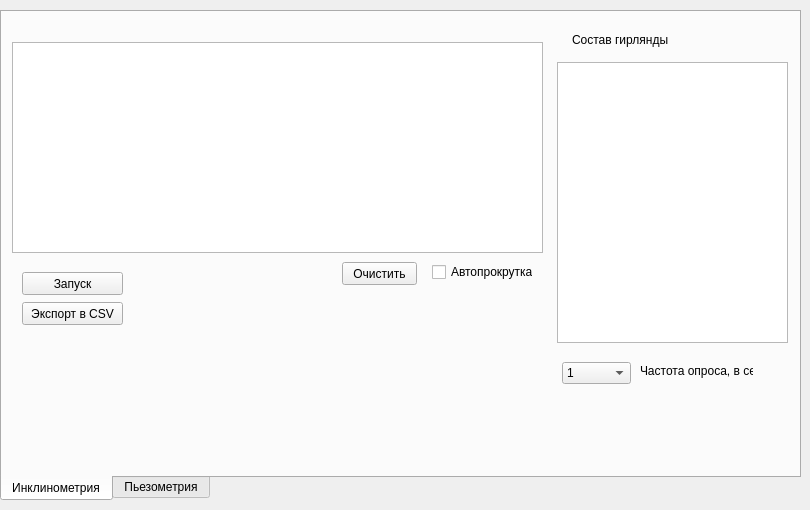
        <widget class="QWidget" name="page_USBDataOnline">
         <widget class="QTabWidget" name="tabWidget_2">
          <property name="geometry">
           <rect>
            <x>0</x>
            <y>10</y>
            <width>801</width>
            <height>491</height>
           </rect>
          </property>
          <property name="tabPosition">
           <enum>QTabWidget::South</enum>
          </property>
          <property name="currentIndex">
           <number>0</number>
          </property>
          <property name="elideMode">
           <enum>Qt::ElideNone</enum>
          </property>
          <widget class="QWidget" name="tab_3">
           <attribute name="title">
            <string>Инклинометрия</string>
           </attribute>
           <widget class="QPushButton" name="pushButton_OnlineData_InklinExport">
            <property name="geometry">
             <rect>
              <x>20</x>
              <y>290</y>
              <width>101</width>
              <height>23</height>
             </rect>
            </property>
            <property name="text">
             <string>Экспорт в CSV</string>
            </property>
           </widget>
           <widget class="QCheckBox" name="checkBox_OnlineData_InklinAutoScroll">
            <property name="geometry">
             <rect>
              <x>430</x>
              <y>250</y>
              <width>101</width>
              <height>20</height>
             </rect>
            </property>
            <property name="text">
             <string>Автопрокрутка</string>
            </property>
           </widget>
           <widget class="QTextBrowser" name="textBrowser_OnlineDataInklin">
            <property name="geometry">
             <rect>
              <x>10</x>
              <y>30</y>
              <width>531</width>
              <height>211</height>
             </rect>
            </property>
           </widget>
           <widget class="QTextBrowser" name="textBrowser_InklinComposition">
            <property name="geometry">
             <rect>
              <x>555</x>
              <y>50</y>
              <width>231</width>
              <height>281</height>
             </rect>
            </property>
           </widget>
           <widget class="QLabel" name="label_49">
            <property name="geometry">
             <rect>
              <x>570</x>
              <y>20</y>
              <width>101</width>
              <height>16</height>
             </rect>
            </property>
            <property name="text">
             <string>Состав гирлянды</string>
            </property>
           </widget>
           <widget class="QPushButton" name="pushButton_OnlineStart">
            <property name="geometry">
             <rect>
              <x>20</x>
              <y>260</y>
              <width>101</width>
              <height>23</height>
             </rect>
            </property>
            <property name="text">
             <string>Запуск</string>
            </property>
           </widget>
           <widget class="QComboBox" name="comboBox_OnlineData_freqreq">
            <property name="geometry">
             <rect>
              <x>560</x>
              <y>350</y>
              <width>69</width>
              <height>22</height>
             </rect>
            </property>
            <item>
             <property name="text">
              <string>1</string>
             </property>
            </item>
            <item>
             <property name="text">
              <string>3</string>
             </property>
            </item>
            <item>
             <property name="text">
              <string>5</string>
             </property>
            </item>
            <item>
             <property name="text">
              <string>10</string>
             </property>
            </item>
           </widget>
           <widget class="QLabel" name="label_42">
            <property name="geometry">
             <rect>
              <x>638</x>
              <y>351</y>
              <width>113</width>
              <height>16</height>
             </rect>
            </property>
            <property name="text">
             <string>Частота опроса, в сек</string>
            </property>
           </widget>
           <widget class="QPushButton" name="pushButton_OnlineDataInklinClear">
            <property name="geometry">
             <rect>
              <x>340</x>
              <y>250</y>
              <width>75</width>
              <height>23</height>
             </rect>
            </property>
            <property name="text">
             <string>Очистить</string>
            </property>
           </widget>
          </widget>
          <widget class="QWidget" name="tab_4">
           <attribute name="title">
            <string>Пьезометрия</string>
           </attribute>
          </widget>
         </widget>
        </widget>
